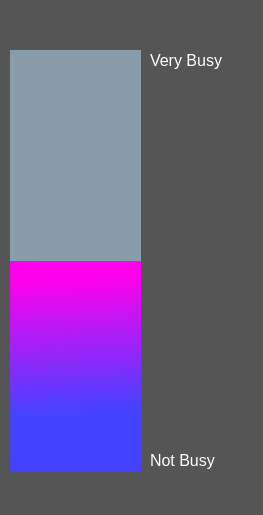
<?xml version="1.0" encoding="UTF-8"?>
<ui version="4.0">
 <class>MainWindow</class>
 <widget class="QMainWindow" name="MainWindow">
  <property name="geometry">
   <rect>
    <x>0</x>
    <y>0</y>
    <width>263</width>
    <height>515</height>
   </rect>
  </property>
  <property name="windowTitle">
   <string>MainWindow</string>
  </property>
  <property name="styleSheet">
   <string notr="true">background-color: rgb(85, 85, 85);</string>
  </property>
  <widget class="QWidget" name="centralwidget">
   <widget class="QProgressBar" name="progressBar">
    <property name="geometry">
     <rect>
      <x>10</x>
      <y>50</y>
      <width>131</width>
      <height>421</height>
     </rect>
    </property>
    <property name="styleSheet">
     <string notr="true">QProgressBar::chunk{
background-color: qlineargradient(spread:pad, x1:0.568, y1:0.971591, x2:0.54, y2:0.0113636, stop:0.267045 rgba(69, 66, 255, 255), stop:0.931818 rgba(255, 0, 237, 255));
}
QProgressBar{
background-color : rgb(135, 158, 168);
         border : 1px
}</string>
    </property>
    <property name="value">
     <number>50</number>
    </property>
    <property name="alignment">
     <set>Qt::AlignRight|Qt::AlignTrailing|Qt::AlignVCenter</set>
    </property>
    <property name="textVisible">
     <bool>false</bool>
    </property>
    <property name="orientation">
     <enum>Qt::Vertical</enum>
    </property>
    <property name="textDirection">
     <enum>QProgressBar::TopToBottom</enum>
    </property>
   </widget>
   <widget class="QLabel" name="label">
    <property name="geometry">
     <rect>
      <x>150</x>
      <y>40</y>
      <width>91</width>
      <height>41</height>
     </rect>
    </property>
    <property name="text">
     <string>&lt;html&gt;&lt;head/&gt;&lt;body&gt;&lt;p&gt;&lt;span style=&quot; font-size:12pt; color:#ffffff;&quot;&gt;Very Busy&lt;/span&gt;&lt;/p&gt;&lt;/body&gt;&lt;/html&gt;</string>
    </property>
   </widget>
   <widget class="QLabel" name="label_2">
    <property name="geometry">
     <rect>
      <x>150</x>
      <y>440</y>
      <width>91</width>
      <height>41</height>
     </rect>
    </property>
    <property name="text">
     <string>&lt;html&gt;&lt;head/&gt;&lt;body&gt;&lt;p&gt;&lt;span style=&quot; font-size:12pt; color:#ffffff;&quot;&gt;Not Busy&lt;/span&gt;&lt;/p&gt;&lt;/body&gt;&lt;/html&gt;</string>
    </property>
   </widget>
  </widget>
 </widget>
 <resources/>
 <connections/>
</ui>
